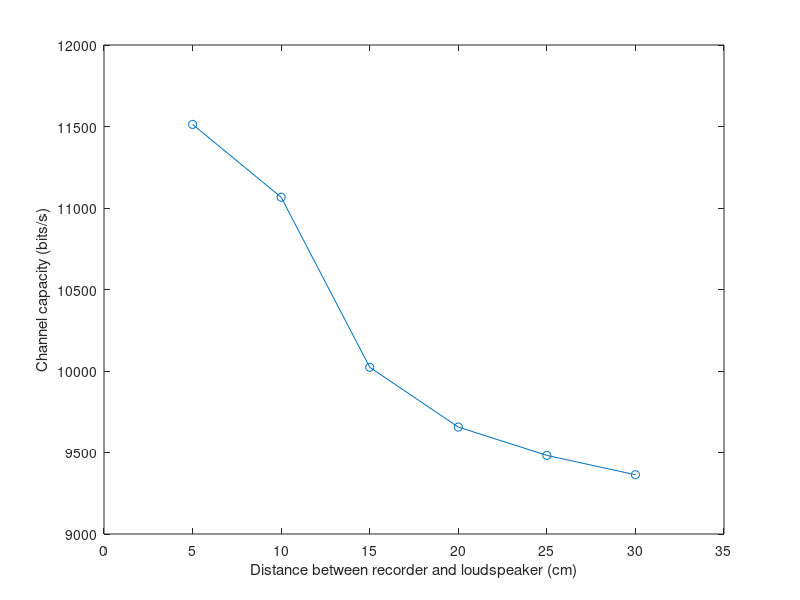

MATLAB code to generate this figure:
% distances of the experiment (in cm)
distances = [5,10,15,20,25,30];

% values of the capacities are calculated with compute_shannon.m
capacities = [1.1513e+04,1.1066e+04,1.0023e+04,9.6560e+03,9.4823e+03,9.3635e+03];

plot(distances, capacities, '-o')
xlim([0 35]);
xlabel('Distance between recorder and loudspeaker (cm)');
ylabel('Channel capacity (bits/s)');